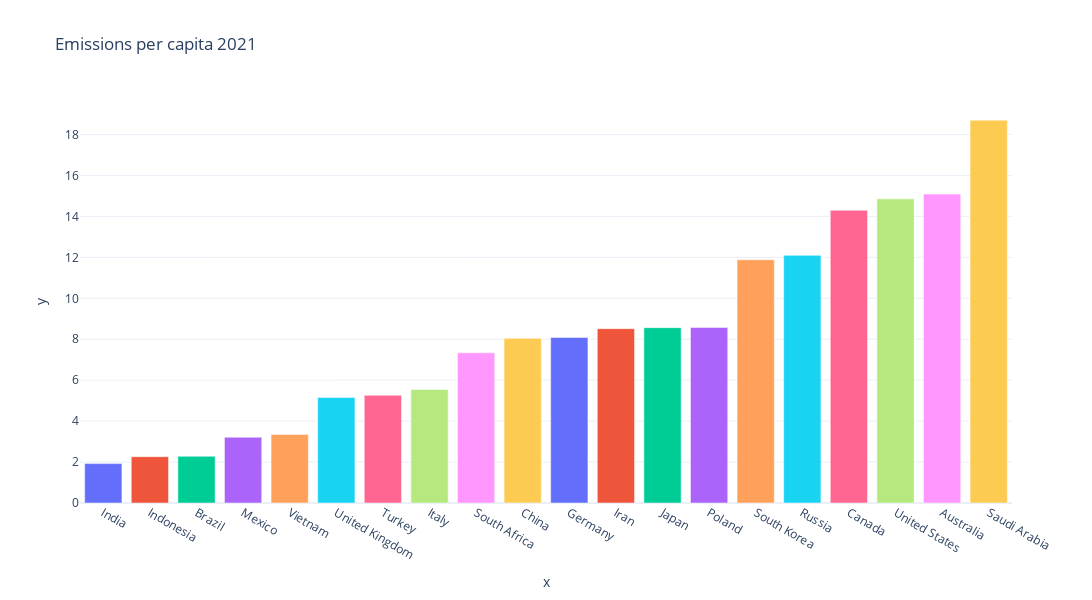

The code cell stored with this chart in its notebook:
### Markdown cell above
## Emissions per capita 2021

### Code cell
df0_Top20_2021 = df0_Top20[df0_Top20['year'] == 2021].sort_values('co2_per_capita')
fig = px.bar(x=df0_Top20_2021['country'],y=df0_Top20_2021['co2_per_capita'], color = df0_Top20_2021['country'], 
             title = "Emissions per capita 2021",
             template='plotly_white', height=600, width=1200)
fig.update_layout(showlegend=False)
fig

### Figure 1 — Plotly figure (JSON) as saved in the notebook; plotly's stock layout.template omitted (floating-point values rounded to 4 significant figures)
{"data": [{"alignmentgroup": "True", "hovertemplate": "color=India<br>x=%{x}<br>y=%{y}<extra></extra>", "legendgroup": "India", "marker": {"color": "#636efa", "pattern": {"shape": ""}}, "name": "India", "offsetgroup": "India", "orientation": "v", "showlegend": true, "textposition": "auto", "type": "bar", "x": ["India"], "xaxis": "x", "y": [1.925], "yaxis": "y"}, {"alignmentgroup": "True", "hovertemplate": "color=Indonesia<br>x=%{x}<br>y=%{y}<extra></extra>", "legendgroup": "Indonesia", "marker": {"color": "#EF553B", "pattern": {"shape": ""}}, "name": "Indonesia", "offsetgroup": "Indonesia", "orientation": "v", "showlegend": true, "textposition": "auto", "type": "bar", "x": ["Indonesia"], "xaxis": "x", "y": [2.262], "yaxis": "y"}, {"alignmentgroup": "True", "hovertemplate": "color=Brazil<br>x=%{x}<br>y=%{y}<extra></extra>", "legendgroup": "Brazil", "marker": {"color": "#00cc96", "pattern": {"shape": ""}}, "name": "Brazil", "offsetgroup": "Brazil", "orientation": "v", "showlegend": true, "textposition": "auto", "type": "bar", "x": ["Brazil"], "xaxis": "x", "y": [2.281], "yaxis": "y"}, {"alignmentgroup": "True", "hovertemplate": "color=Mexico<br>x=%{x}<br>y=%{y}<extra></extra>", "legendgroup": "Mexico", "marker": {"color": "#ab63fa", "pattern": {"shape": ""}}, "name": "Mexico", "offsetgroup": "Mexico", "orientation": "v", "showlegend": true, "textposition": "auto", "type": "bar", "x": ["Mexico"], "xaxis": "x", "y": [3.214], "yaxis": "y"}, {"alignmentgroup": "True", "hovertemplate": "color=Vietnam<br>x=%{x}<br>y=%{y}<extra></extra>", "legendgroup": "Vietnam", "marker": {"color": "#FFA15A", "pattern": {"shape": ""}}, "name": "Vietnam", "offsetgroup": "Vietnam", "orientation": "v", "showlegend": true, "textposition": "auto", "type": "bar", "x": ["Vietnam"], "xaxis": "x", "y": [3.345], "yaxis": "y"}, {"alignmentgroup": "True", "hovertemplate": "color=United Kingdom<br>x=%{x}<br>y=%{y}<extra></extra>", "legendgroup": "United Kingdom", "marker": {"color": "#19d3f3", "pattern": {"shape": ""}}, "name": "United Kingdom", "offsetgroup": "United Kingdom", "orientation": "v", "showlegend": true, "textposition": "auto", "type": "bar", "x": ["United Kingdom"], "xaxis": "x", "y": [5.154], "yaxis": "y"}, {"alignmentgroup": "True", "hovertemplate": "color=Turkey<br>x=%{x}<br>y=%{y}<extra></extra>", "legendgroup": "Turkey", "marker": {"color": "#FF6692", "pattern": {"shape": ""}}, "name": "Turkey", "offsetgroup": "Turkey", "orientation": "v", "showlegend": true, "textposition": "auto", "type": "bar", "x": ["Turkey"], "xaxis": "x", "y": [5.263], "yaxis": "y"}, {"alignmentgroup": "True", "hovertemplate": "color=Italy<br>x=%{x}<br>y=%{y}<extra></extra>", "legendgroup": "Italy", "marker": {"color": "#B6E880", "pattern": {"shape": ""}}, "name": "Italy", "offsetgroup": "Italy", "orientation": "v", "showlegend": true, "textposition": "auto", "type": "bar", "x": ["Italy"], "xaxis": "x", "y": [5.548], "yaxis": "y"}, {"alignmentgroup": "True", "hovertemplate": "color=South Africa<br>x=%{x}<br>y=%{y}<extra></extra>", "legendgroup": "South Africa", "marker": {"color": "#FF97FF", "pattern": {"shape": ""}}, "name": "South Africa", "offsetgroup": "South Africa", "orientation": "v", "showlegend": true, "textposition": "auto", "type": "bar", "x": ["South Africa"], "xaxis": "x", "y": [7.34], "yaxis": "y"}, {"alignmentgroup": "True", "hovertemplate": "color=China<br>x=%{x}<br>y=%{y}<extra></extra>", "legendgroup": "China", "marker": {"color": "#FECB52", "pattern": {"shape": ""}}, "name": "China", "offsetgroup": "China", "orientation": "v", "showlegend": true, "textposition": "auto", "type": "bar", "x": ["China"], "xaxis": "x", "y": [8.046], "yaxis": "y"}, {"alignmentgroup": "True", "hovertemplate": "color=Germany<br>x=%{x}<br>y=%{y}<extra></extra>", "legendgroup": "Germany", "marker": {"color": "#636efa", "pattern": {"shape": ""}}, "name": "Germany", "offsetgroup": "Germany", "orientation": "v", "showlegend": true, "textposition": "auto", "type": "bar", "x": ["Germany"], "xaxis": "x", "y": [8.09], "yaxis": "y"}, {"alignmentgroup": "True", "hovertemplate": "color=Iran<br>x=%{x}<br>y=%{y}<extra></extra>", "legendgroup": "Iran", "marker": {"color": "#EF553B", "pattern": {"shape": ""}}, "name": "Iran", "offsetgroup": "Iran", "orientation": "v", "showlegend": true, "textposition": "auto", "type": "bar", "x": ["Iran"], "xaxis": "x", "y": [8.517], "yaxis": "y"}, {"alignmentgroup": "True", "hovertemplate": "color=Japan<br>x=%{x}<br>y=%{y}<extra></extra>", "legendgroup": "Japan", "marker": {"color": "#00cc96", "pattern": {"shape": ""}}, "name": "Japan", "offsetgroup": "Japan", "orientation": "v", "showlegend": true, "textposition": "auto", "type": "bar", "x": ["Japan"], "xaxis": "x", "y": [8.566], "yaxis": "y"}, {"alignmentgroup": "True", "hovertemplate": "color=Poland<br>x=%{x}<br>y=%{y}<extra></extra>", "legendgroup": "Poland", "marker": {"color": "#ab63fa", "pattern": {"shape": ""}}, "name": "Poland", "offsetgroup": "Poland", "orientation": "v", "showlegend": true, "textposition": "auto", "type": "bar", "x": ["Poland"], "xaxis": "x", "y": [8.577], "yaxis": "y"}, {"alignmentgroup": "True", "hovertemplate": "color=South Korea<br>x=%{x}<br>y=%{y}<extra></extra>", "legendgroup": "South Korea", "marker": {"color": "#FFA15A", "pattern": {"shape": ""}}, "name": "South Korea", "offsetgroup": "South Korea", "orientation": "v", "showlegend": true, "textposition": "auto", "type": "bar", "x": ["South Korea"], "xaxis": "x", "y": [11.89], "yaxis": "y"}, {"alignmentgroup": "True", "hovertemplate": "color=Russia<br>x=%{x}<br>y=%{y}<extra></extra>", "legendgroup": "Russia", "marker": {"color": "#19d3f3", "pattern": {"shape": ""}}, "name": "Russia", "offsetgroup": "Russia", "orientation": "v", "showlegend": true, "textposition": "auto", "type": "bar", "x": ["Russia"], "xaxis": "x", "y": [12.1], "yaxis": "y"}, {"alignmentgroup": "True", "hovertemplate": "color=Canada<br>x=%{x}<br>y=%{y}<extra></extra>", "legendgroup": "Canada", "marker": {"color": "#FF6692", "pattern": {"shape": ""}}, "name": "Canada", "offsetgroup": "Canada", "orientation": "v", "showlegend": true, "textposition": "auto", "type": "bar", "x": ["Canada"], "xaxis": "x", "y": [14.3], "yaxis": "y"}, {"alignmentgroup": "True", "hovertemplate": "color=United States<br>x=%{x}<br>y=%{y}<extra></extra>", "legendgroup": "United States", "marker": {"color": "#B6E880", "pattern": {"shape": ""}}, "name": "United States", "offsetgroup": "United States", "orientation": "v", "showlegend": true, "textposition": "auto", "type": "bar", "x": ["United States"], "xaxis": "x", "y": [14.86], "yaxis": "y"}, {"alignmentgroup": "True", "hovertemplate": "color=Australia<br>x=%{x}<br>y=%{y}<extra></extra>", "legendgroup": "Australia", "marker": {"color": "#FF97FF", "pattern": {"shape": ""}}, "name": "Australia", "offsetgroup": "Australia", "orientation": "v", "showlegend": true, "textposition": "auto", "type": "bar", "x": ["Australia"], "xaxis": "x", "y": [15.09], "yaxis": "y"}, {"alignmentgroup": "True", "hovertemplate": "color=Saudi Arabia<br>x=%{x}<br>y=%{y}<extra></extra>", "legendgroup": "Saudi Arabia", "marker": {"color": "#FECB52", "pattern": {"shape": ""}}, "name": "Saudi Arabia", "offsetgroup": "Saudi Arabia", "orientation": "v", "showlegend": true, "textposition": "auto", "type": "bar", "x": ["Saudi Arabia"], "xaxis": "x", "y": [18.7], "yaxis": "y"}], "layout": {"barmode": "relative", "height": 600, "legend": {"title": {"text": "color"}, "tracegroupgap": 0}, "showlegend": false, "title": {"text": "Emissions per capita 2021"}, "width": 1200, "xaxis": {"anchor": "y", "domain": [0, 1], "title": {"text": "x"}}, "yaxis": {"anchor": "x", "domain": [0, 1], "title": {"text": "y"}}}}
